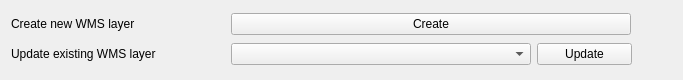
           <widget class="QWidget" name="actionTab" native="true">
            <property name="sizePolicy">
             <sizepolicy hsizetype="Preferred" vsizetype="Preferred">
              <horstretch>0</horstretch>
              <verstretch>0</verstretch>
             </sizepolicy>
            </property>
            <property name="minimumSize">
             <size>
              <width>0</width>
              <height>80</height>
             </size>
            </property>
            <property name="maximumSize">
             <size>
              <width>16777215</width>
              <height>80</height>
             </size>
            </property>
            <property name="focusPolicy">
             <enum>Qt::StrongFocus</enum>
            </property>
            <layout class="QGridLayout" name="gridLayout_7">
             <item row="0" column="0">
              <widget class="QLabel" name="label_8">
               <property name="sizePolicy">
                <sizepolicy hsizetype="Preferred" vsizetype="Preferred">
                 <horstretch>0</horstretch>
                 <verstretch>0</verstretch>
                </sizepolicy>
               </property>
               <property name="minimumSize">
                <size>
                 <width>214</width>
                 <height>0</height>
                </size>
               </property>
               <property name="maximumSize">
                <size>
                 <width>214</width>
                 <height>16777215</height>
                </size>
               </property>
               <property name="text">
                <string>Create new WMS layer</string>
               </property>
              </widget>
             </item>
             <item row="0" column="1">
              <widget class="QPushButton" name="buttonAddWms">
               <property name="minimumSize">
                <size>
                 <width>400</width>
                 <height>0</height>
                </size>
               </property>
               <property name="maximumSize">
                <size>
                 <width>400</width>
                 <height>16777215</height>
                </size>
               </property>
               <property name="text">
                <string>Create</string>
               </property>
              </widget>
             </item>
             <item row="1" column="0">
              <widget class="QLabel" name="label_9">
               <property name="text">
                <string>Update existing WMS layer</string>
               </property>
              </widget>
             </item>
             <item row="1" column="1">
              <layout class="QHBoxLayout" name="horizontalLayout_7">
               <item>
                <widget class="QComboBox" name="sentinelWMSlayers">
                 <property name="minimumSize">
                  <size>
                   <width>300</width>
                   <height>0</height>
                  </size>
                 </property>
                 <property name="maximumSize">
                  <size>
                   <width>300</width>
                   <height>16777215</height>
                  </size>
                 </property>
                </widget>
               </item>
               <item>
                <widget class="QPushButton" name="buttonUpdateWms">
                 <property name="minimumSize">
                  <size>
                   <width>95</width>
                   <height>0</height>
                  </size>
                 </property>
                 <property name="maximumSize">
                  <size>
                   <width>95</width>
                   <height>16777215</height>
                  </size>
                 </property>
                 <property name="text">
                  <string>Update</string>
                 </property>
                </widget>
               </item>
               <item>
                <spacer name="horizontalSpacer_3">
                 <property name="orientation">
                  <enum>Qt::Horizontal</enum>
                 </property>
                 <property name="sizeHint" stdset="0">
                  <size>
                   <width>40</width>
                   <height>20</height>
                  </size>
                 </property>
                </spacer>
               </item>
              </layout>
             </item>
            </layout>
            <zorder>scrollAreaRenderer</zorder>
            <zorder>label_8</zorder>
            <zorder>label_9</zorder>
            <zorder>buttonAddWms</zorder>
            <zorder>layoutWidget</zorder>
           </widget>
